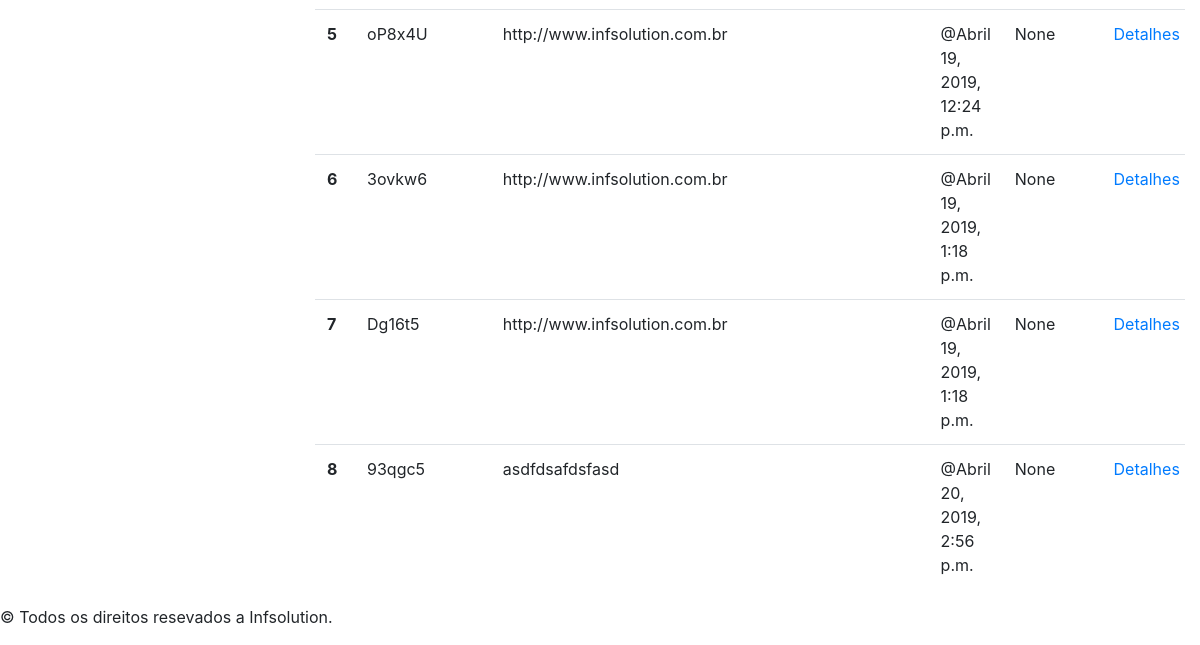
Before: /report/ (signed in, lower part) with the older database file.
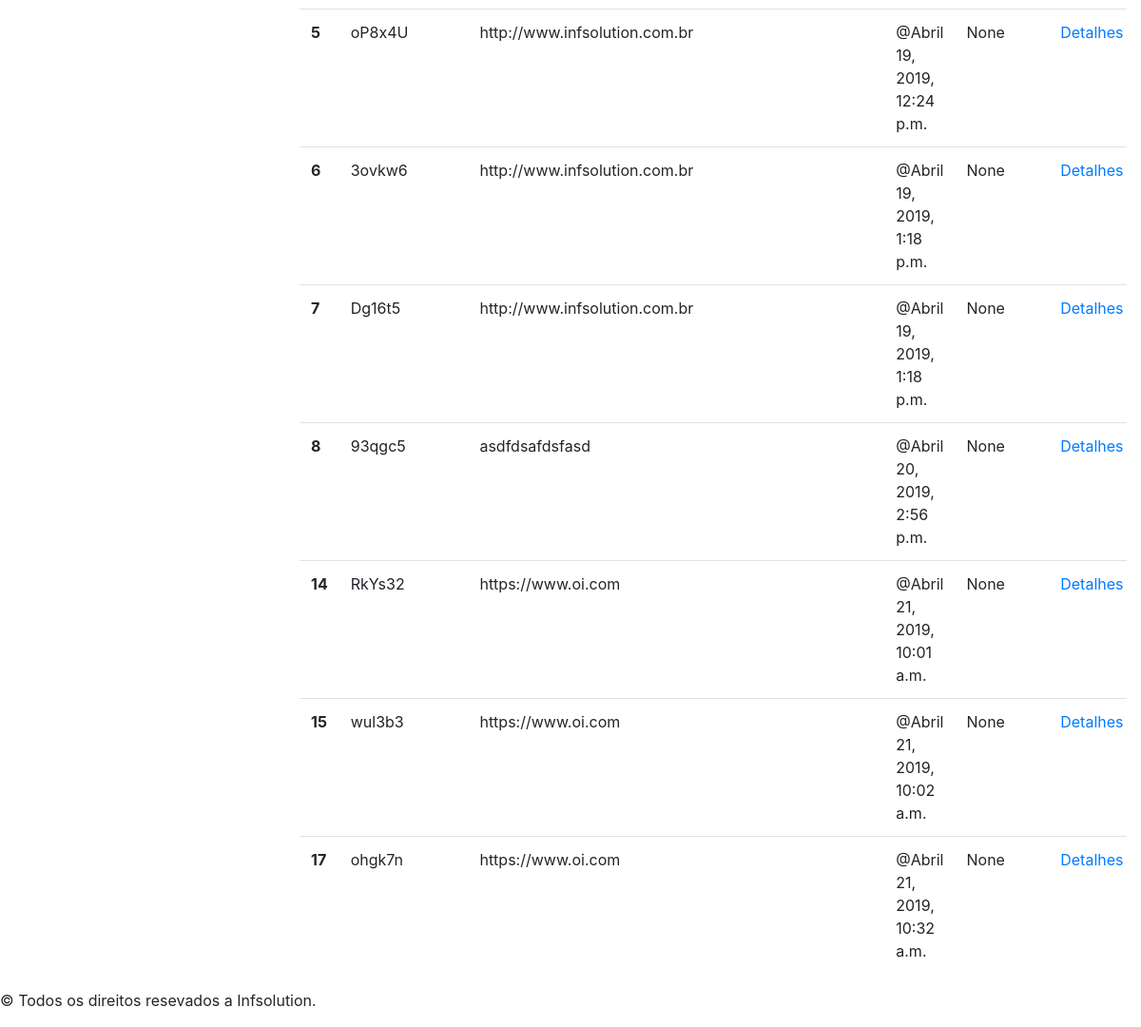
After: the same page with the newer database file.
### app/models.py (models this page shows, shortened)
class Shortened(models.Model):
	perfil = models.ForeignKey(Perfil, related_name='shorteneds', on_delete=models.CASCADE, null=True)
	url = models.CharField(max_length=1024)
	url_shortened = models.CharField(max_length=256, null=True, unique=True)
	created_at = models.DateTimeField(auto_now_add=True)
	expiring_date = models.DateTimeField(auto_now_add=False, null=True)
	code = models.CharField(max_length=12, null=True, unique=True)
	private_code = models.CharField(max_length=12, null=True)

### app/views.py (the view)
# urls.py: path('report/', views.shotened_report, name='report'),
@login_required
def shotened_report(request):
	perfil_logado = get_perfil_logado(request)
	shorteneds = Shortened.objects.filter(perfil=perfil_logado)
	return render(request, 'app/report.html',{"shorteneds":shorteneds,"perfil_logado":perfil_logado})

### app/views.py (called while the page is built)
def get_perfil_logado(request):
	try:
		perfil = Perfil.objects.get(user=request.user)
	except Exception as e:
		return None
	return perfil

### app/templates/app/report.html (shortened to what this page needs)
{% extends 'app/base.html' %}
{% load i18n %}
{% block body %}
<table class="table table-hover table-responsive">
	<tbody>
		{% if shorteneds %}
			{% for shortened in  shorteneds%}
			<tr>
			<th scope="row">{{shortened.id}}</th>
			<td>{{ shortened.url_shortened }}</td>
			<td>{{shortened.url}}</td>
			<td>@{{shortened.created_at}}</td>
			<td>{{shortened.private_code}}</td>
			<td><a href="#">Detalhes</a></td>
			</tr>
			{% endfor %}
		{% endif %}
</tbody>
</table>
{% endblock %}

Changed rows visible on the page:
added Shortened: id "14", url_shortened "RkYs32", url "https://www.oi.com", created_at "Abril 21, 2019, 10:01 a.m.", private_code "None"
added Shortened: id "15", url_shortened "wul3b3", url "https://www.oi.com", created_at "Abril 21, 2019, 10:02 a.m.", private_code "None"
added Shortened: id "17", url_shortened "ohgk7n", url "https://www.oi.com", created_at "Abril 21, 2019, 10:32 a.m.", private_code "None"
